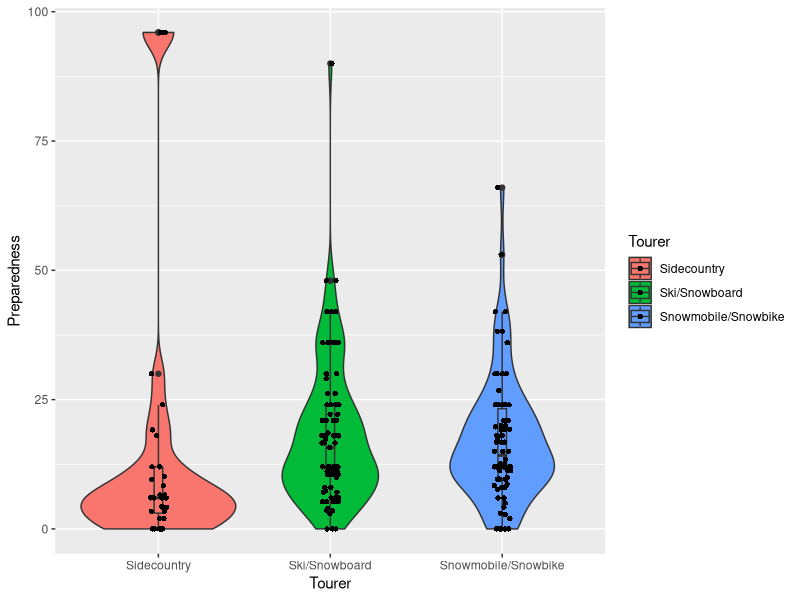
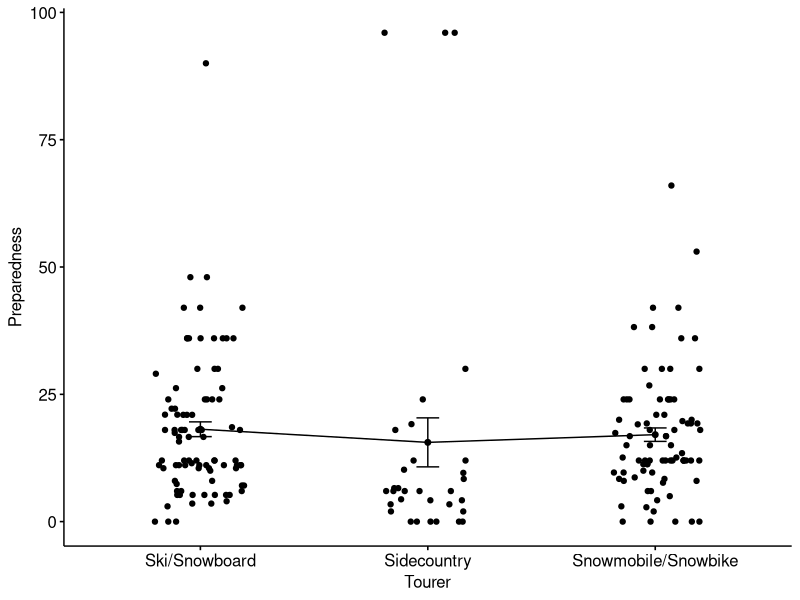

Recreate these plots in R, in order.
library(readxl)
library(tidyverse)
library(ggplot2)
dat = readxl::read_excel('./data/Avalanche_data_raw.xlsx', sheet = 1, na = 'NR')

dat$Shovel = recode(dat$Shovel,None = 0, Some = 1, All = 2)
dat$Beacon = recode(dat$Beacon,None = 0, Some = 1, All = 2)
dat$Probe = recode(dat$Probe,None = 0, Some = 1, All = 2)


# Impute missing values by group mean
impute.mean <- function(x) replace(x, is.na(x), mean(x, na.rm = TRUE))

dat = dat %>%
  group_by(Tourer) %>%
  mutate(
    Shovel = impute.mean(Shovel),
    Beacon = impute.mean(Beacon),
    Probe = impute.mean(Probe),
    Total_in_party = impute.mean(as.numeric(Total_in_party))
  )

dat = dat%>%
  rowwise()%>%mutate(Preparedness = sum(c(Shovel, Beacon, Probe), na.rm = T)* Total_in_party)



ggplot(data = dat, aes(x = Tourer, y = Preparedness, fill = Tourer))+
  geom_violin()+geom_boxplot(width = 0.05)+geom_jitter(shape = 16, position = position_jitter(0.05))

dat%>%group_by(Tourer)%>%
  summarise(
    count = n(),
    mean = mean(Preparedness),
    sd = sd(Preparedness)
  )

library(ggpubr)
ggline(dat, x = "Tourer", y = "Preparedness", add = c('mean_se','jitter'))

prep.aov = aov(Preparedness ~ Tourer, data = dat)
summary(prep.aov)

# Significant difference between groups in terms of preparedness. 

TukeyHSD(prep.aov)




